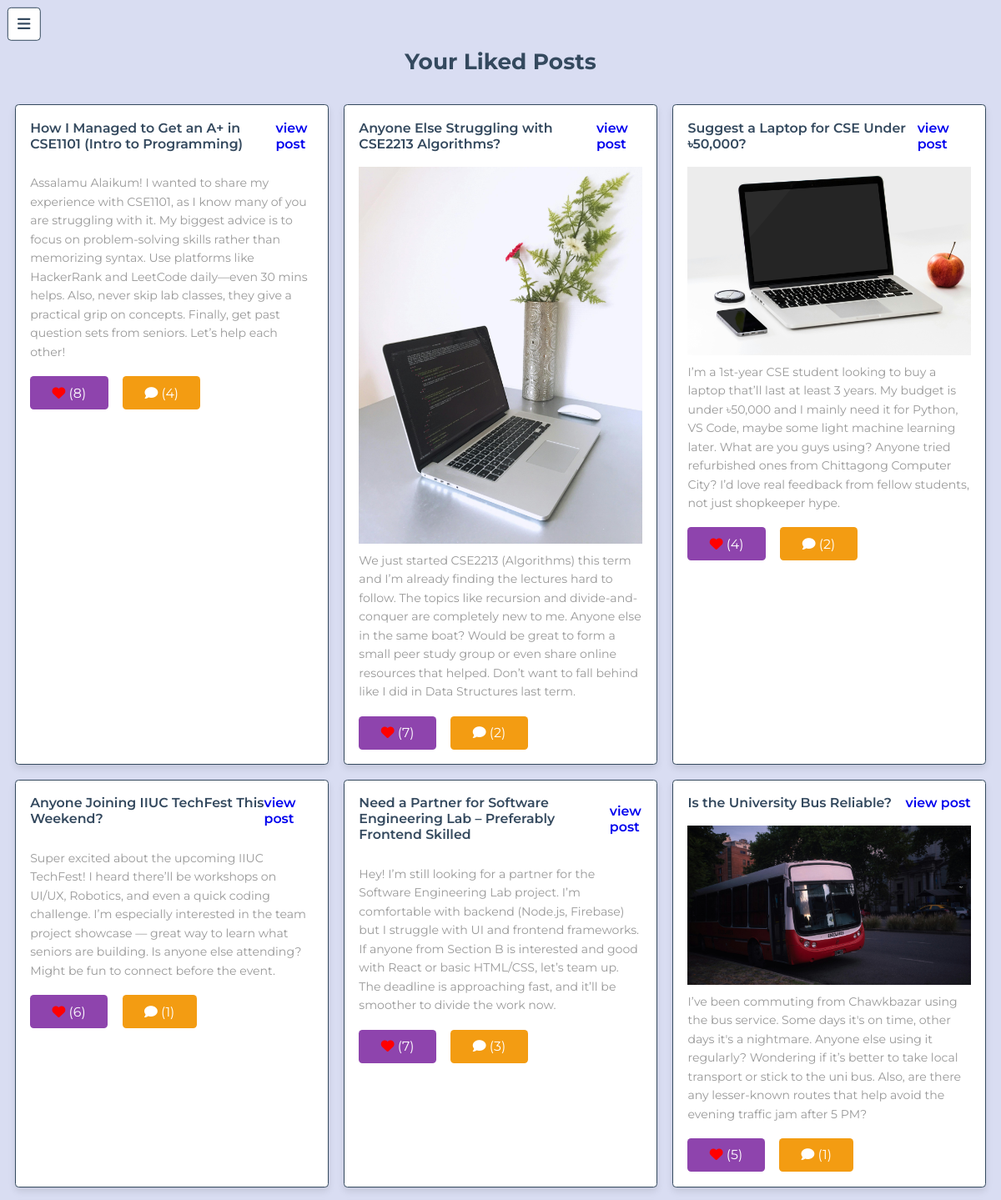
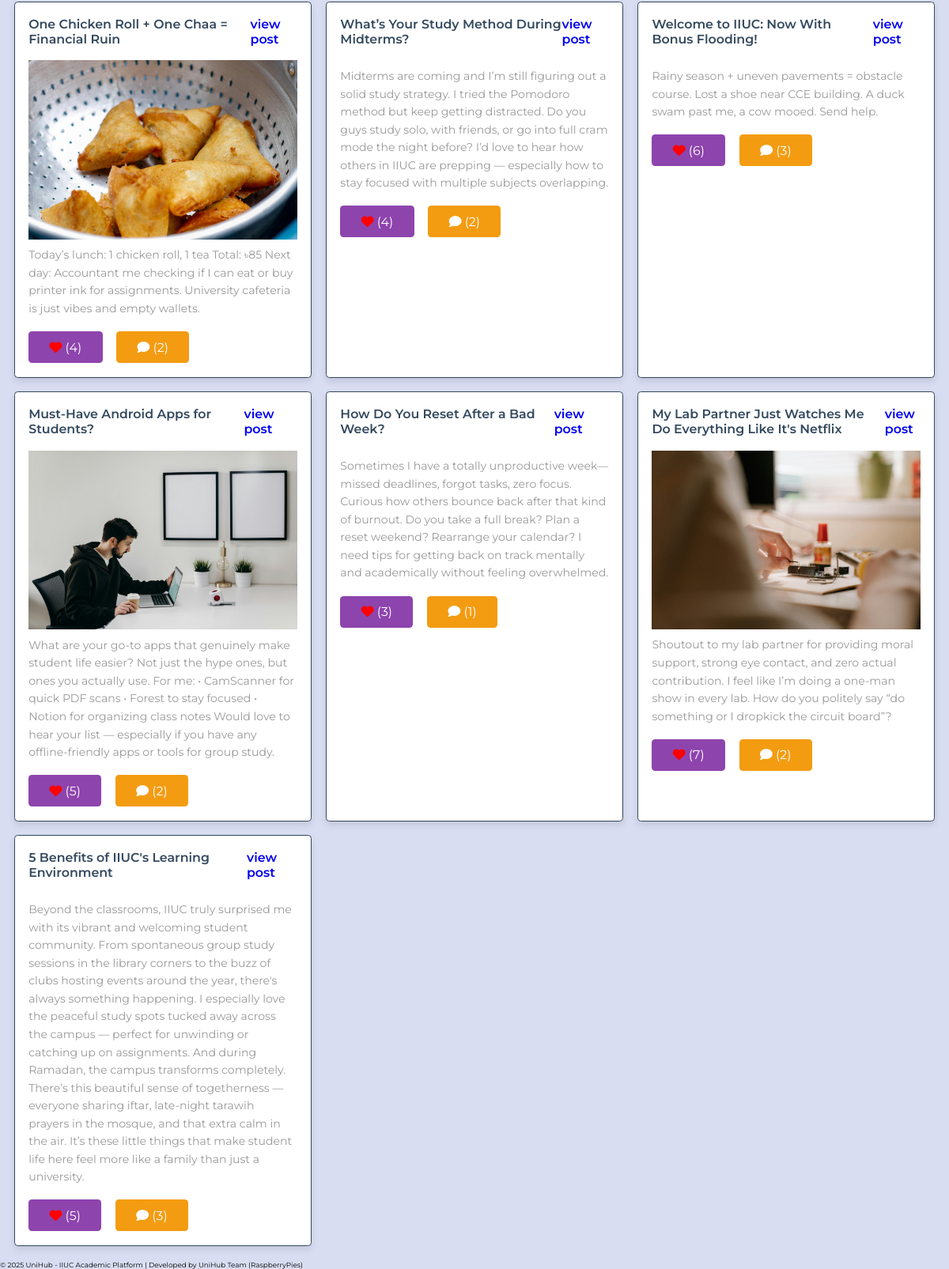
The app's page /project_blog/liked_posts.php (signed in) with its own data (2 pictures, top to bottom).
### tables this page shows
CREATE TABLE `likes` (
  `id` int(100) NOT NULL,
  `user_id` int(100) NOT NULL,
  `post_id` int(100) NOT NULL
);

CREATE TABLE `posts` (
  `id` int(100) NOT NULL,
  `user_id` int(100) NOT NULL,
  `name` varchar(100) NOT NULL,
  `title` varchar(100) NOT NULL,
  `content` varchar(10000) NOT NULL,
  `image` varchar(100) NOT NULL,
  `date` date NOT NULL DEFAULT current_timestamp(),
  `status` varchar(10) NOT NULL
);

### project_blog/liked_posts.php (the view, shortened to what this page needs)
<!DOCTYPE html>
<html lang="en">
<head>
   <link rel="stylesheet" href="https://cdnjs.cloudflare.com/ajax/libs/font-awesome/6.1.1/css/all.min.css">
   <link rel="stylesheet" href="css/admin_style.css">
   <link rel="stylesheet" href="css/liked_post.css">
</head>
<body>
<body>
<div class="main-container">
   <?php include 'user_profile_header.php'; ?>
   <div class="content-area">
      <section class="liked-posts-container">
         <h1 class="heading">Your Liked Posts</h1>
         <div class="user-comments-container liked-posts-box-container">
            <?php
            $select_likes = $conn->prepare("SELECT * FROM `likes` WHERE user_id = ?");
            $select_likes->execute([$user_id]);
            if ($select_likes->rowCount() > 0) {
               while ($fetch_likes = $select_likes->fetch(PDO::FETCH_ASSOC)) {
                  $select_posts = $conn->prepare("SELECT * FROM `posts` WHERE id = ? AND status = 'active'");
                  $select_posts->execute([$fetch_likes['post_id']]);
                  if ($select_posts->rowCount() > 0) {
                     $fetch_posts = $select_posts->fetch(PDO::FETCH_ASSOC);
                     $post_id = $fetch_posts['id'];
                     $count_post_comments = $conn->prepare("SELECT COUNT(*) FROM `comments` WHERE post_id = ?");
                     $count_post_comments->execute([$post_id]);
                     $total_post_comments = $count_post_comments->fetchColumn();
                     $count_post_likes = $conn->prepare("SELECT COUNT(*) FROM `likes` WHERE post_id = ?");
                     $count_post_likes->execute([$post_id]);
                     $total_post_likes = $count_post_likes->fetchColumn();
                     $confirm_like = $conn->prepare("SELECT * FROM `likes` WHERE user_id = ? AND post_id = ?");
                     $confirm_like->execute([$user_id, $post_id]);
            ?>
            <div class="show-comments">
               <div class="post-title">
                  <span><?= $fetch_posts['title']; ?></span>
                  <a href="view_post.php?post_id=<?= $post_id; ?>">view post</a>
               </div>
               <?php if ($fetch_posts['image'] != '') { ?>
                  <img src="uploaded_img/<?= $fetch_posts['image']; ?>" class="post-image" alt="" style="max-width: 100%; height: auto; margin-top: 1rem;">
               <?php } ?>
               <div class="comment-box"><?= $fetch_posts['content']; ?></div>
               <form method="post" class="flex-btn">
                  <button type="submit" name="like_post" class="inline-btn">
                     <i class="fas fa-heart" style="<?= $confirm_like->rowCount() > 0 ? 'color:red;' : ''; ?>"></i>
                     <span>(<?= $total_post_likes; ?>)</span>
                  </button>
                  <a href="view_post.php?post_id=<?= $post_id; ?>" class="inline-option-btn">
                     <i class="fas fa-comment"></i>
                     <span>(<?= $total_post_comments; ?>)</span>
                  </a>
               </form>
            </div>
            <?php
                  }
               }
            } else {
               echo '<p class="empty">You haven\'t liked any posts yet!</p>';
            }
            ?>
         </div>
      </section>
   </div>
</div>
<?php include 'components/footer.php'; ?>
</body>
</html>

### project_blog/css/admin_style.css (style rules this page uses)
:root { --main-color: #8e44ad; --red: #e74c3c; --orange: #f39c12; --black: #34495e; --white: #fff; --light-bg: hsl(230, 50%, 90%); --light-color: #999; --border: 0.2rem solid var(--black); --box-shadow: 0 0.5rem 1rem rgba(0, 0, 0, 0.1); }
* { font-family: "Montserrat", sans-serif; margin: 0; padding: 0; box-sizing: border-box; text-decoration: none; outline: none; border: none; }
html { font-size: 62.5%; overflow-x: hidden; }
body { background-color: var(--light-bg); padding-left: 35rem; }
section { max-width: 1200px; margin: 0 auto; padding: 2rem; }
.btn, .delete-btn, .option-btn, .inline-btn, .inline-option-btn, .inline-delete-btn { margin-top: 1rem; border-radius: 0.5rem; cursor: pointer; font-size: 1.8rem; color: var(--white); padding: 1.2rem 3rem; text-transform: capitalize; text-align: center; }
.inline-btn, .inline-option-btn, .inline-delete-btn { display: inline-block; margin-right: 1rem; }
.inline-btn, .btn { background-color: var(--main-color); }
.inline-option-btn, .option-btn { background-color: var(--orange); }
.flex-btn { display: flex; gap: 1rem; }
.heading { text-align: center; margin-bottom: 2rem; text-transform: capitalize; color: var(--black); font-size: 3rem; }
@media (max-width: 1200px) { html { font-size: 55%; } }
@media (max-width: 1200px) { body { padding-left: 0; } }

### project_blog/css/liked_post.css (style rules this page uses)
.liked-posts-box-container { display: grid; grid-template-columns: repeat(auto-fit, minmax(40rem, 1fr)); gap: 2rem; padding-top: 2rem; }
.show-comments { background-color: var(--white); border: var(--border); border-radius: 0.5rem; box-shadow: var(--box-shadow); padding: 2rem; display: flex; flex-direction: column; gap: 1rem; }
.show-comments .post-title { display: flex; justify-content: space-between; align-items: center; font-size: 1.8rem; font-weight: 600; color: var(--black); }
.show-comments .comment-box { font-size: 1.6rem; color: var(--light-color); line-height: 1.6; }

### records on screen
likes: post.title "How I Managed to Get an A+ in CSE1101 (Intro to Programming)", post.content "Assalamu Alaikum! I wanted to share my experience with CSE1101, as I know many of you are struggling with it. My biggest advice is to focus on problem-solving skills rather than memorizing syntax. Use platforms like HackerRank and LeetCode daily—even 30 mins helps. Also, never skip lab classes, they give a practical grip on concepts. Finally, get past question sets from seniors. Let’s help each other!", total_post_likes "8", total_post_comments "4"
likes: post.title "Anyone Else Struggling with CSE2213 Algorithms?", post.image (picture), post.content "We just started CSE2213 (Algorithms) this term and I’m already finding the lectures hard to follow. The topics like recursion and divide-and-conquer are completely new to me. Anyone else in the same boat? Would be great to form a small peer study group or even share online resources that helped. Don’t want to fall behind like I did in Data Structures last term.", total_post_likes "7", total_post_comments "2"
likes: post.title "Suggest a Laptop for CSE Under ৳50,000?", post.image (picture), post.content "I’m a 1st-year CSE student looking to buy a laptop that’ll last at least 3 years. My budget is under ৳50,000 and I mainly need it for Python, VS Code, maybe some light machine learning later. What are you guys using? Anyone tried refurbished ones from Chittagong Computer City? I’d love real feedback from fellow students, not just shopkeeper hype.", total_post_likes "4", total_post_comments "2"
likes: post.title "Anyone Joining IIUC TechFest This Weekend?", post.content "Super excited about the upcoming IIUC TechFest! I heard there’ll be workshops on UI/UX, Robotics, and even a quick coding challenge. I’m especially interested in the team project showcase — great way to learn what seniors are building. Is anyone else attending? Might be fun to connect before the event.", total_post_likes "6", total_post_comments "1"
likes: post.title "Need a Partner for Software Engineering Lab – Preferably Frontend Skilled", post.content "Hey! I’m still looking for a partner for the Software Engineering Lab project. I’m comfortable with backend (Node.js, Firebase) but I struggle with UI and frontend frameworks. If anyone from Section B is interested and good with React or basic HTML/CSS, let’s team up. The deadline is approaching fast, and it’ll be smoother to divide the work now.", total_post_likes "7", total_post_comments "3"
likes: post.title "Is the University Bus Reliable?", post.image (picture), post.content "I’ve been commuting from Chawkbazar using the bus service. Some days it's on time, other days it's a nightmare. Anyone else using it regularly? Wondering if it’s better to take local transport or stick to the uni bus. Also, are there any lesser-known routes that help avoid the evening traffic jam after 5 PM?", total_post_likes "5", total_post_comments "1"
likes: post.title "One Chicken Roll + One Chaa = Financial Ruin", post.image (picture), post.content "Today’s lunch: 1 chicken roll, 1 tea Total: ৳85 Next day: Accountant me checking if I can eat or buy printer ink for assignments. University cafeteria is just vibes and empty wallets.", total_post_likes "4", total_post_comments "2"
likes: post.title "What’s Your Study Method During Midterms?", post.content "Midterms are coming and I’m still figuring out a solid study strategy. I tried the Pomodoro method but keep getting distracted. Do you guys study solo, with friends, or go into full cram mode the night before? I’d love to hear how others in IIUC are prepping — especially how to stay focused with multiple subjects overlapping.", total_post_likes "4", total_post_comments "2"
likes: post.title "Welcome to IIUC: Now With Bonus Flooding!", post.content "Rainy season + uneven pavements = obstacle course. Lost a shoe near CCE building. A duck swam past me, a cow mooed. Send help.", total_post_likes "6", total_post_comments "3"
likes: post.title "Must-Have Android Apps for Students?", post.image (picture), post.content "What are your go-to apps that genuinely make student life easier? Not just the hype ones, but ones you actually use. For me: • CamScanner for quick PDF scans • Forest to stay focused • Notion for organizing class notes Would love to hear your list — especially if you have any offline-friendly apps or tools for group study.", total_post_likes "5", total_post_comments "2"
likes: post.title "How Do You Reset After a Bad Week?", post.content "Sometimes I have a totally unproductive week—missed deadlines, forgot tasks, zero focus. Curious how others bounce back after that kind of burnout. Do you take a full break? Plan a reset weekend? Rearrange your calendar? I need tips for getting back on track mentally and academically without feeling overwhelmed.", total_post_likes "3", total_post_comments "1"
likes: post.title "My Lab Partner Just Watches Me Do Everything Like It's Netflix", post.image (picture), post.content "Shoutout to my lab partner for providing moral support, strong eye contact, and zero actual contribution. I feel like I’m doing a one-man show in every lab. How do you politely say “do something or I dropkick the circuit board”?", total_post_likes "7", total_post_comments "2"
likes: post.title "5 Benefits of IIUC's Learning Environment", post.content "Beyond the classrooms, IIUC truly surprised me with its vibrant and welcoming student community. From spontaneous group study sessions in the library corners to the buzz of clubs hosting events around the year, there's always something happening. I especially love the peaceful study spots tucked away across the campus — perfect for unwinding or catching up on assignments. And during Ramadan, the campus transforms completely. There’s this beautiful sense of togetherness — everyone sharing iftar, late-night tarawih prayers in the mosque, and that extra calm in the air. It’s these little things that make student life here feel more like a family than just a university.", total_post_likes "5", total_post_comments "3"
